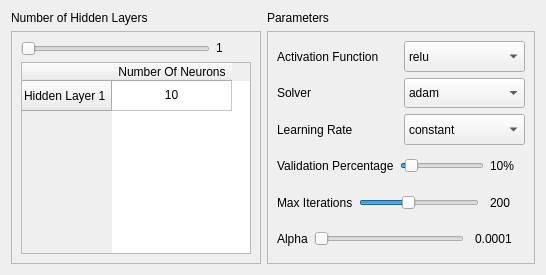
                  <widget class="QWidget" name="nn_classification_page">
                   <layout class="QGridLayout" name="gridLayout_22">
                    <item row="1" column="1">
                     <layout class="QGridLayout" name="gridLayout_47">
                      <item row="0" column="0">
                       <layout class="QVBoxLayout" name="verticalLayout_24">
                        <item>
                         <widget class="QLabel" name="label_49">
                          <property name="sizePolicy">
                           <sizepolicy hsizetype="Preferred" vsizetype="Fixed">
                            <horstretch>0</horstretch>
                            <verstretch>0</verstretch>
                           </sizepolicy>
                          </property>
                          <property name="text">
                           <string>Parameters</string>
                          </property>
                         </widget>
                        </item>
                        <item>
                         <widget class="QFrame" name="frame_7">
                          <property name="frameShape">
                           <enum>QFrame::StyledPanel</enum>
                          </property>
                          <property name="frameShadow">
                           <enum>QFrame::Raised</enum>
                          </property>
                          <layout class="QGridLayout" name="gridLayout_45">
                           <item row="0" column="0">
                            <layout class="QVBoxLayout" name="verticalLayout_13">
                             <item>
                              <layout class="QHBoxLayout" name="horizontalLayout_21">
                               <item>
                                <widget class="QLabel" name="label_19">
                                 <property name="sizePolicy">
                                  <sizepolicy hsizetype="Preferred" vsizetype="Preferred">
                                   <horstretch>0</horstretch>
                                   <verstretch>0</verstretch>
                                  </sizepolicy>
                                 </property>
                                 <property name="text">
                                  <string>Activation Function</string>
                                 </property>
                                </widget>
                               </item>
                               <item>
                                <widget class="QComboBox" name="clas_nn_actvfunc_comboBox">
                                 <property name="sizePolicy">
                                  <sizepolicy hsizetype="Preferred" vsizetype="Preferred">
                                   <horstretch>0</horstretch>
                                   <verstretch>0</verstretch>
                                  </sizepolicy>
                                 </property>
                                 <property name="maximumSize">
                                  <size>
                                   <width>160</width>
                                   <height>16777215</height>
                                  </size>
                                 </property>
                                 <item>
                                  <property name="text">
                                   <string>relu</string>
                                  </property>
                                 </item>
                                 <item>
                                  <property name="text">
                                   <string>identity</string>
                                  </property>
                                 </item>
                                 <item>
                                  <property name="text">
                                   <string>logistic</string>
                                  </property>
                                 </item>
                                 <item>
                                  <property name="text">
                                   <string>tanh</string>
                                  </property>
                                 </item>
                                </widget>
                               </item>
                              </layout>
                             </item>
                             <item>
                              <layout class="QHBoxLayout" name="horizontalLayout_22">
                               <item>
                                <widget class="QLabel" name="label_20">
                                 <property name="sizePolicy">
                                  <sizepolicy hsizetype="Preferred" vsizetype="Preferred">
                                   <horstretch>0</horstretch>
                                   <verstretch>0</verstretch>
                                  </sizepolicy>
                                 </property>
                                 <property name="text">
                                  <string>Solver</string>
                                 </property>
                                </widget>
                               </item>
                               <item>
                                <widget class="QComboBox" name="clas_nn_solver_comboBox">
                                 <property name="sizePolicy">
                                  <sizepolicy hsizetype="Preferred" vsizetype="Preferred">
                                   <horstretch>0</horstretch>
                                   <verstretch>0</verstretch>
                                  </sizepolicy>
                                 </property>
                                 <property name="maximumSize">
                                  <size>
                                   <width>160</width>
                                   <height>16777215</height>
                                  </size>
                                 </property>
                                 <item>
                                  <property name="text">
                                   <string>adam</string>
                                  </property>
                                 </item>
                                 <item>
                                  <property name="text">
                                   <string>lbfgs</string>
                                  </property>
                                 </item>
                                 <item>
                                  <property name="text">
                                   <string>sgd</string>
                                  </property>
                                 </item>
                                </widget>
                               </item>
                              </layout>
                             </item>
                             <item>
                              <layout class="QHBoxLayout" name="horizontalLayout_23">
                               <item>
                                <widget class="QLabel" name="label_21">
                                 <property name="sizePolicy">
                                  <sizepolicy hsizetype="Preferred" vsizetype="Preferred">
                                   <horstretch>0</horstretch>
                                   <verstretch>0</verstretch>
                                  </sizepolicy>
                                 </property>
                                 <property name="text">
                                  <string>Learning Rate</string>
                                 </property>
                                </widget>
                               </item>
                               <item>
                                <widget class="QComboBox" name="clas_nn_learnrate_comboBox">
                                 <property name="sizePolicy">
                                  <sizepolicy hsizetype="Preferred" vsizetype="Preferred">
                                   <horstretch>0</horstretch>
                                   <verstretch>0</verstretch>
                                  </sizepolicy>
                                 </property>
                                 <property name="maximumSize">
                                  <size>
                                   <width>160</width>
                                   <height>16777215</height>
                                  </size>
                                 </property>
                                 <item>
                                  <property name="text">
                                   <string>constant</string>
                                  </property>
                                 </item>
                                 <item>
                                  <property name="text">
                                   <string>invscaling</string>
                                  </property>
                                 </item>
                                 <item>
                                  <property name="text">
                                   <string>adaptive</string>
                                  </property>
                                 </item>
                                </widget>
                               </item>
                              </layout>
                             </item>
                             <item>
                              <layout class="QHBoxLayout" name="horizontalLayout_31">
                               <item>
                                <widget class="QLabel" name="label_40">
                                 <property name="sizePolicy">
                                  <sizepolicy hsizetype="Fixed" vsizetype="Preferred">
                                   <horstretch>0</horstretch>
                                   <verstretch>0</verstretch>
                                  </sizepolicy>
                                 </property>
                                 <property name="text">
                                  <string>Validation Percentage</string>
                                 </property>
                                </widget>
                               </item>
                               <item>
                                <widget class="QSlider" name="clas_nn_val_percentage_horizontalSlider">
                                 <property name="sizePolicy">
                                  <sizepolicy hsizetype="Expanding" vsizetype="Preferred">
                                   <horstretch>0</horstretch>
                                   <verstretch>0</verstretch>
                                  </sizepolicy>
                                 </property>
                                 <property name="maximumSize">
                                  <size>
                                   <width>16777215</width>
                                   <height>16777215</height>
                                  </size>
                                 </property>
                                 <property name="minimum">
                                  <number>5</number>
                                 </property>
                                 <property name="maximum">
                                  <number>95</number>
                                 </property>
                                 <property name="value">
                                  <number>10</number>
                                 </property>
                                 <property name="orientation">
                                  <enum>Qt::Horizontal</enum>
                                 </property>
                                </widget>
                               </item>
                               <item>
                                <widget class="QLabel" name="reg_nn_val_percent_label">
                                 <property name="sizePolicy">
                                  <sizepolicy hsizetype="Fixed" vsizetype="Preferred">
                                   <horstretch>0</horstretch>
                                   <verstretch>0</verstretch>
                                  </sizepolicy>
                                 </property>
                                 <property name="minimumSize">
                                  <size>
                                   <width>35</width>
                                   <height>0</height>
                                  </size>
                                 </property>
                                 <property name="maximumSize">
                                  <size>
                                   <width>35</width>
                                   <height>16777215</height>
                                  </size>
                                 </property>
                                 <property name="baseSize">
                                  <size>
                                   <width>30</width>
                                   <height>0</height>
                                  </size>
                                 </property>
                                 <property name="text">
                                  <string>10%</string>
                                 </property>
                                </widget>
                               </item>
                              </layout>
                             </item>
                             <item>
                              <layout class="QHBoxLayout" name="horizontalLayout_25">
                               <item>
                                <widget class="QLabel" name="label_22">
                                 <property name="sizePolicy">
                                  <sizepolicy hsizetype="Fixed" vsizetype="Preferred">
                                   <horstretch>0</horstretch>
                                   <verstretch>0</verstretch>
                                  </sizepolicy>
                                 </property>
                                 <property name="text">
                                  <string>Max Iterations</string>
                                 </property>
                                </widget>
                               </item>
                               <item>
                                <widget class="QSlider" name="clas_nn_max_iter_horizontalSlider">
                                 <property name="sizePolicy">
                                  <sizepolicy hsizetype="Expanding" vsizetype="Preferred">
                                   <horstretch>0</horstretch>
                                   <verstretch>0</verstretch>
                                  </sizepolicy>
                                 </property>
                                 <property name="maximumSize">
                                  <size>
                                   <width>16777215</width>
                                   <height>16777215</height>
                                  </size>
                                 </property>
                                 <property name="minimum">
                                  <number>1</number>
                                 </property>
                                 <property name="maximum">
                                  <number>500</number>
                                 </property>
                                 <property name="pageStep">
                                  <number>1</number>
                                 </property>
                                 <property name="value">
                                  <number>200</number>
                                 </property>
                                 <property name="orientation">
                                  <enum>Qt::Horizontal</enum>
                                 </property>
                                </widget>
                               </item>
                               <item>
                                <spacer name="horizontalSpacer_5">
                                 <property name="sizePolicy">
                                  <sizepolicy hsizetype="Fixed" vsizetype="Minimum">
                                   <horstretch>0</horstretch>
                                   <verstretch>0</verstretch>
                                  </sizepolicy>
                                 </property>
                                 <property name="orientation">
                                  <enum>Qt::Horizontal</enum>
                                 </property>
                                 <property name="sizeType">
                                  <enum>QSizePolicy::Fixed</enum>
                                 </property>
                                 <property name="sizeHint" stdset="0">
                                  <size>
                                   <width>5</width>
                                   <height>20</height>
                                  </size>
                                 </property>
                                </spacer>
                               </item>
                               <item>
                                <widget class="QLabel" name="clas_nn_max_iter_label">
                                 <property name="sizePolicy">
                                  <sizepolicy hsizetype="Fixed" vsizetype="Preferred">
                                   <horstretch>0</horstretch>
                                   <verstretch>0</verstretch>
                                  </sizepolicy>
                                 </property>
                                 <property name="minimumSize">
                                  <size>
                                   <width>35</width>
                                   <height>0</height>
                                  </size>
                                 </property>
                                 <property name="text">
                                  <string>200</string>
                                 </property>
                                </widget>
                               </item>
                              </layout>
                             </item>
                             <item>
                              <layout class="QHBoxLayout" name="horizontalLayout_26">
                               <item>
                                <widget class="QLabel" name="label_23">
                                 <property name="sizePolicy">
                                  <sizepolicy hsizetype="Fixed" vsizetype="Preferred">
                                   <horstretch>0</horstretch>
                                   <verstretch>0</verstretch>
                                  </sizepolicy>
                                 </property>
                                 <property name="text">
                                  <string>Alpha</string>
                                 </property>
                                </widget>
                               </item>
                               <item>
                                <widget class="QSlider" name="clas_nn_alpha_horizontalSlider">
                                 <property name="sizePolicy">
                                  <sizepolicy hsizetype="Expanding" vsizetype="Preferred">
                                   <horstretch>0</horstretch>
                                   <verstretch>0</verstretch>
                                  </sizepolicy>
                                 </property>
                                 <property name="maximumSize">
                                  <size>
                                   <width>16777215</width>
                                   <height>16777215</height>
                                  </size>
                                 </property>
                                 <property name="minimum">
                                  <number>1</number>
                                 </property>
                                 <property name="maximum">
                                  <number>100</number>
                                 </property>
                                 <property name="orientation">
                                  <enum>Qt::Horizontal</enum>
                                 </property>
                                </widget>
                               </item>
                               <item>
                                <spacer name="horizontalSpacer_12">
                                 <property name="sizePolicy">
                                  <sizepolicy hsizetype="Fixed" vsizetype="Minimum">
                                   <horstretch>0</horstretch>
                                   <verstretch>0</verstretch>
                                  </sizepolicy>
                                 </property>
                                 <property name="orientation">
                                  <enum>Qt::Horizontal</enum>
                                 </property>
                                 <property name="sizeType">
                                  <enum>QSizePolicy::Fixed</enum>
                                 </property>
                                 <property name="sizeHint" stdset="0">
                                  <size>
                                   <width>5</width>
                                   <height>5</height>
                                  </size>
                                 </property>
                                </spacer>
                               </item>
                               <item>
                                <widget class="QLabel" name="clas_nn_alpha_label">
                                 <property name="sizePolicy">
                                  <sizepolicy hsizetype="Fixed" vsizetype="Preferred">
                                   <horstretch>0</horstretch>
                                   <verstretch>0</verstretch>
                                  </sizepolicy>
                                 </property>
                                 <property name="minimumSize">
                                  <size>
                                   <width>50</width>
                                   <height>0</height>
                                  </size>
                                 </property>
                                 <property name="text">
                                  <string>0.0001</string>
                                 </property>
                                </widget>
                               </item>
                              </layout>
                             </item>
                            </layout>
                           </item>
                          </layout>
                         </widget>
                        </item>
                       </layout>
                      </item>
                     </layout>
                    </item>
                    <item row="1" column="0">
                     <layout class="QVBoxLayout" name="verticalLayout_29">
                      <item>
                       <widget class="QLabel" name="clas_nn_hidden_layers_label">
                        <property name="sizePolicy">
                         <sizepolicy hsizetype="Minimum" vsizetype="Preferred">
                          <horstretch>0</horstretch>
                          <verstretch>0</verstretch>
                         </sizepolicy>
                        </property>
                        <property name="maximumSize">
                         <size>
                          <width>160</width>
                          <height>16777215</height>
                         </size>
                        </property>
                        <property name="text">
                         <string>Number of Hidden Layers</string>
                        </property>
                       </widget>
                      </item>
                      <item>
                       <widget class="QFrame" name="frame_10">
                        <property name="sizePolicy">
                         <sizepolicy hsizetype="Fixed" vsizetype="Preferred">
                          <horstretch>0</horstretch>
                          <verstretch>0</verstretch>
                         </sizepolicy>
                        </property>
                        <property name="frameShape">
                         <enum>QFrame::StyledPanel</enum>
                        </property>
                        <property name="frameShadow">
                         <enum>QFrame::Raised</enum>
                        </property>
                        <layout class="QGridLayout" name="gridLayout_50">
                         <item row="0" column="0">
                          <layout class="QVBoxLayout" name="verticalLayout_12">
                           <item>
                            <layout class="QHBoxLayout" name="horizontalLayout_20">
                             <item>
                              <widget class="QSlider" name="clas_nn_layers_horizontalSlider">
                               <property name="sizePolicy">
                                <sizepolicy hsizetype="Fixed" vsizetype="Fixed">
                                 <horstretch>0</horstretch>
                                 <verstretch>0</verstretch>
                                </sizepolicy>
                               </property>
                               <property name="maximumSize">
                                <size>
                                 <width>230</width>
                                 <height>16777215</height>
                                </size>
                               </property>
                               <property name="minimum">
                                <number>1</number>
                               </property>
                               <property name="maximum">
                                <number>50</number>
                               </property>
                               <property name="orientation">
                                <enum>Qt::Horizontal</enum>
                               </property>
                              </widget>
                             </item>
                             <item>
                              <widget class="QLabel" name="clas_nn_layers_label">
                               <property name="sizePolicy">
                                <sizepolicy hsizetype="Fixed" vsizetype="Fixed">
                                 <horstretch>0</horstretch>
                                 <verstretch>0</verstretch>
                                </sizepolicy>
                               </property>
                               <property name="maximumSize">
                                <size>
                                 <width>35</width>
                                 <height>16777215</height>
                                </size>
                               </property>
                               <property name="text">
                                <string>1</string>
                               </property>
                              </widget>
                             </item>
                            </layout>
                           </item>
                           <item>
                            <widget class="QTableWidget" name="clas_nn_layers_tableWidget">
                             <property name="sizePolicy">
                              <sizepolicy hsizetype="Preferred" vsizetype="Expanding">
                               <horstretch>0</horstretch>
                               <verstretch>0</verstretch>
                              </sizepolicy>
                             </property>
                             <property name="maximumSize">
                              <size>
                               <width>230</width>
                               <height>16777215</height>
                              </size>
                             </property>
                             <attribute name="horizontalHeaderDefaultSectionSize">
                              <number>120</number>
                             </attribute>
                             <row>
                              <property name="text">
                               <string>Hidden Layer 1</string>
                              </property>
                             </row>
                             <column>
                              <property name="text">
                               <string>Number Of Neurons</string>
                              </property>
                             </column>
                             <item row="0" column="0">
                              <property name="text">
                               <string>10</string>
                              </property>
                              <property name="textAlignment">
                               <set>AlignHCenter|AlignVCenter|AlignCenter</set>
                              </property>
                             </item>
                            </widget>
                           </item>
                          </layout>
                         </item>
                        </layout>
                       </widget>
                      </item>
                     </layout>
                    </item>
                   </layout>
                  </widget>
